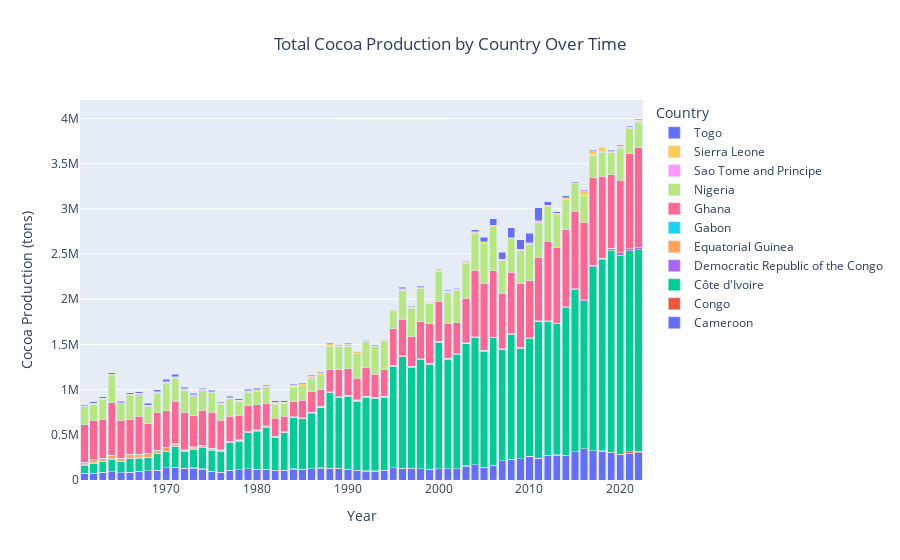

Here is the notebook cell this chart was saved with:
### Code cell
fig = go.Figure()

# Add a bar for each country
for country in grouped_df.columns:
    fig.add_trace(go.Bar(
        x=grouped_df.index,  # Years
        y=grouped_df[country],  # Production values
        name=country  # Country name for the legend
    ))

# Update the layout to stack the bars
fig.update_layout(
    barmode='stack',
    title={'text': "Total Cocoa Production by Country Over Time", 'x': 0.5},
    xaxis_title="Year",
    yaxis_title="Cocoa Production (tons)",
    legend_title="Country",
)

# Show the figure
fig.show()

# Hard to see the lower production countries
